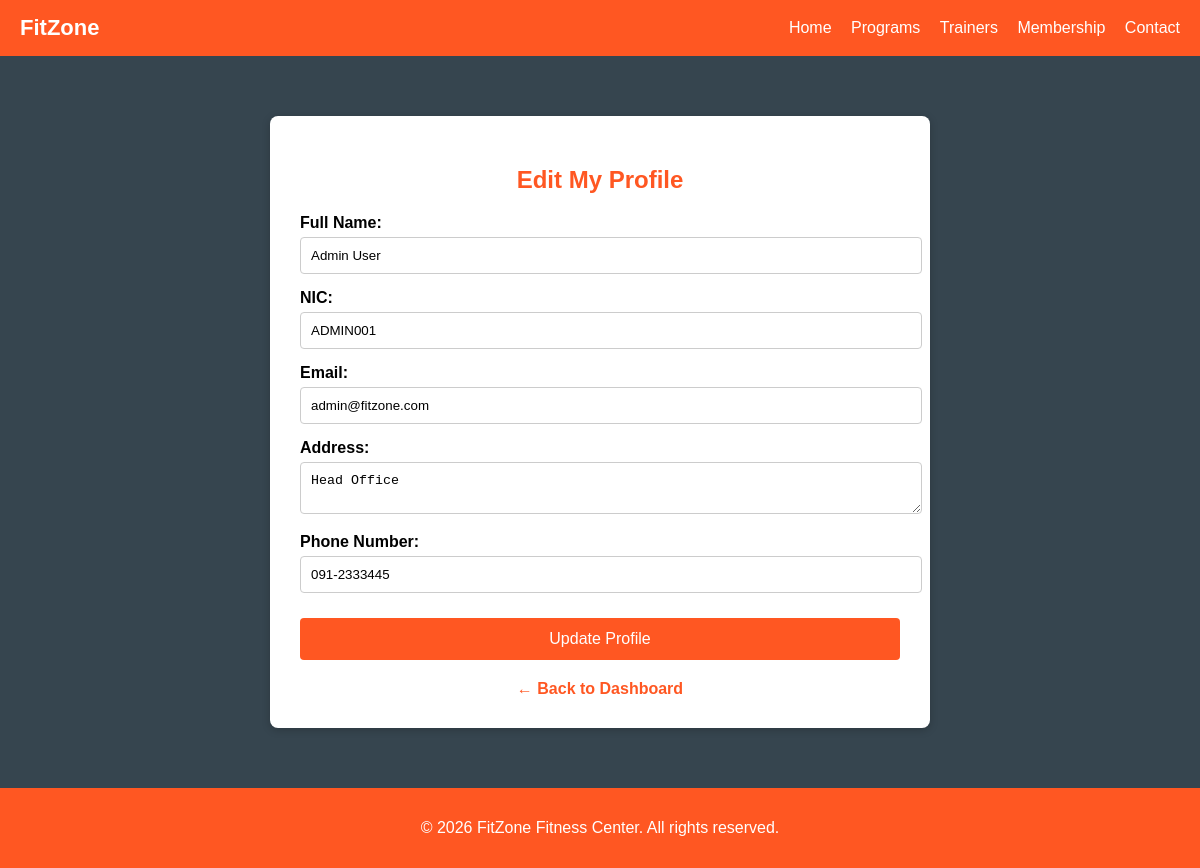
The page /Pages/edit_profile.php (signed in) on the database its author committed.
### tables this page shows
CREATE TABLE IF NOT EXISTS `users1` (
  `Admission_Number` int NOT NULL AUTO_INCREMENT,
  `Full_Name` varchar(100) NOT NULL,
  `NIC` varchar(50) NOT NULL,
  `Address` text NOT NULL,
  `Email` varchar(100) NOT NULL,
  `Phone_Number` varchar(20) NOT NULL,
  `Weight` varchar(10) NOT NULL,
  `Height` varchar(10) NOT NULL,
  `Username` varchar(50) NOT NULL,
  `Password` varchar(255) NOT NULL,
  `Role` varchar(30) NOT NULL DEFAULT 'Customer',
  PRIMARY KEY (`Admission_Number`)
);

### Pages/edit_profile.php (the view, shortened to what this page needs)
<?php
$conn = new mysqli("localhost", "root", "", "fitzone1");
$user_id = $_SESSION["user_id"];
$role = $_SESSION["user_role"];
$stmt = $conn->prepare("SELECT * FROM users1 WHERE Admission_Number = ?");
$stmt->bind_param("i", $user_id);
$stmt->execute();
$result = $stmt->get_result();
$user = $result->fetch_assoc();
?>
<!DOCTYPE html>
<html lang="en">
<head>
</head>
<body>
  <div class="navbar">
    <div class="logo">FitZone</div>
    <div>
      <a href="index.php">Home</a>
      <a href="programs.php">Programs</a>
      <a href="trainers.php">Trainers</a>
      <a href="membership.php">Membership</a>
      <a href="contact.php">Contact</a>
    </div>
  </div>
  <div class="container">
    <h2>Edit My Profile</h2>
    <form method="POST">
      <label>Full Name:</label>
      <input type="text" name="fullname" value="<?php echo htmlspecialchars($user['Full_Name']); ?>" required>
      <label>NIC:</label>
      <input type="text" name="nic" value="<?php echo htmlspecialchars($user['NIC']); ?>" required>
      <label>Email:</label>
      <input type="email" name="email" value="<?php echo htmlspecialchars($user['Email']); ?>" required>
      <label>Address:</label>
      <textarea name="address" rows="2" required><?php echo htmlspecialchars($user['Address']); ?></textarea>
      <label>Phone Number:</label>
      <input type="text" name="phone" value="<?php echo htmlspecialchars($user['Phone_Number']); ?>" required>
      <button type="submit">Update Profile</button>
    </form>
    <div class="back-link">
      <a href="<?php echo $role === 'admin' ? 'admin_dashboard.php' : 'staff_dashboard.php'; ?>">← Back to Dashboard</a>
    </div>
  </div>
  <div class="footer">
    <p>&copy; <?php echo date("Y"); ?> FitZone Fitness Center. All rights reserved.</p>
  </div>
</body>
</html>

### Pages/edit_profile.php (style rules this page uses)
body { font-family: Arial, sans-serif; background-color: #36454F; margin: 0; padding: 0; }
.navbar { background-color: #ff5722; color: white; padding: 15px 20px; display: flex; justify-content: space-between; align-items: center; }
.navbar .logo { font-size: 22px; font-weight: bold; }
.navbar a { color: white; text-decoration: none; margin-left: 15px; font-size: 16px; }
.container { max-width: 600px; margin: 60px auto; background: white; padding: 30px; border-radius: 8px; box-shadow: 0 2px 8px rgba(0,0,0,0.2); }
h2 { text-align: center; color: #ff5722; margin-bottom: 20px; }
label { display: block; margin-top: 15px; font-weight: bold; }
input, textarea { width: 100%; padding: 10px; margin-top: 5px; border: 1px solid #ccc; border-radius: 4px; }
button { margin-top: 25px; width: 100%; padding: 12px; background-color: #ff5722; color: white; font-size: 16px; border: none; border-radius: 4px; cursor: pointer; }
.back-link { text-align: center; margin-top: 20px; }
.back-link a { color: #ff5722; text-decoration: none; font-weight: bold; }
.footer { background-color: #ff5722; color: white; text-align: center; padding: 15px 0; margin-top: 60px; }

### rows shown on the page
users1: fullname "Admin User", nic "ADMIN001", email "admin@fitzone.com", address "Head Office", phone "091-2333445"
